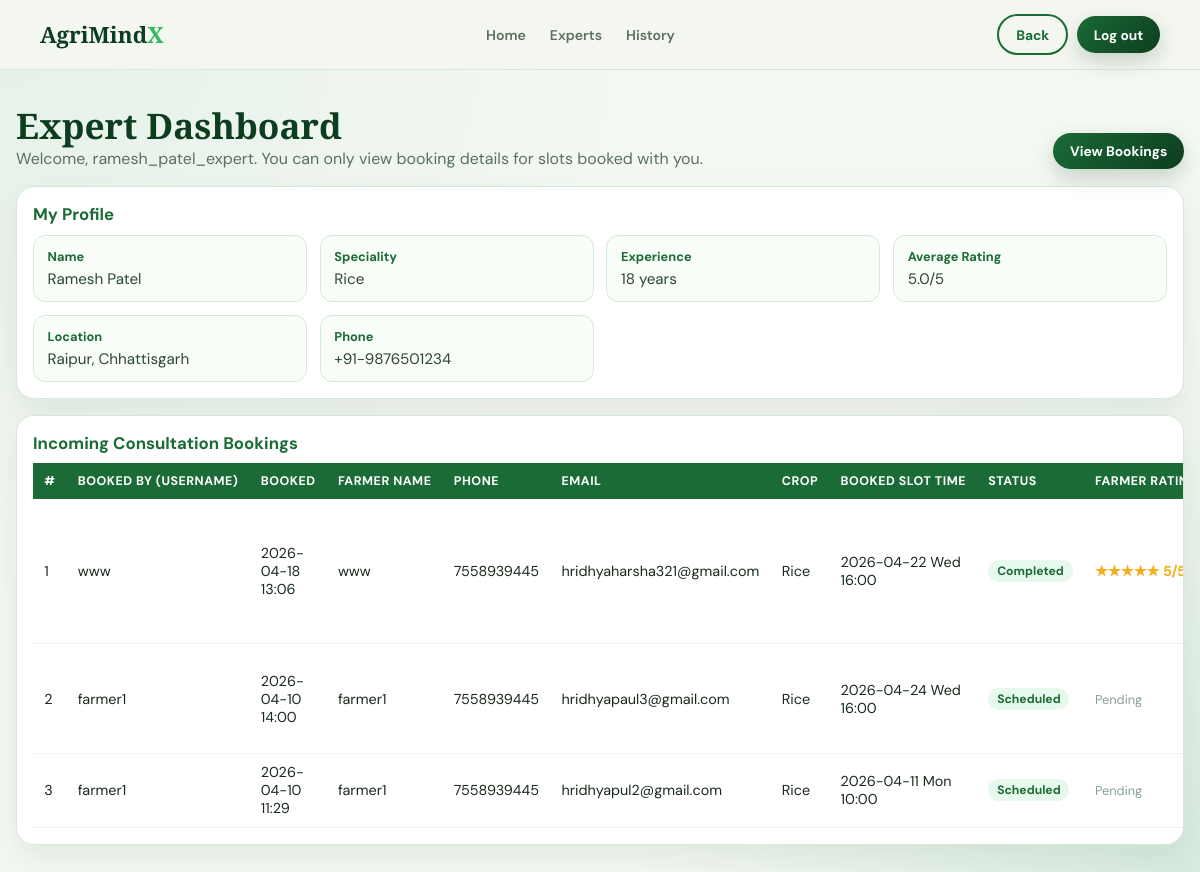
The page /expert/dashboard (signed in) on the database its author committed.
### app.py (models this page shows)
class User(db.Model):
    id             = db.Column(db.Integer, primary_key=True)
    username       = db.Column(db.String(80), unique=True, nullable=False)
    email          = db.Column(db.String(120), unique=True, nullable=True)
    password_hash  = db.Column(db.String(255), nullable=False)
    role           = db.Column(db.String(20), nullable=False, default="member")
    created_at     = db.Column(db.DateTime, default=datetime.utcnow)

class ExpertFarmer(db.Model):
    id                 = db.Column(db.Integer, primary_key=True)
    user_id            = db.Column(db.Integer, db.ForeignKey("user.id"), nullable=True)
    name               = db.Column(db.String(120), nullable=False)
    crop_speciality    = db.Column(db.String(80), nullable=False, index=True)
    experience_years   = db.Column(db.Integer, nullable=False)
    district           = db.Column(db.String(80), nullable=False)
    state              = db.Column(db.String(80), nullable=False)
    rating             = db.Column(db.Float, nullable=False, default=4.5)
    phone              = db.Column(db.String(20), nullable=False)
    available_slots    = db.Column(db.Text, nullable=False)
    user = db.relationship("User", backref="expert_profile")

class FarmerBooking(db.Model):
    id                 = db.Column(db.Integer, primary_key=True)
    created_at         = db.Column(db.DateTime, default=datetime.utcnow)
    created_by_username = db.Column(db.String(80), index=True)
    farmer_name        = db.Column(db.String(120), nullable=False)
    farmer_phone       = db.Column(db.String(20), nullable=False)
    farmer_email       = db.Column(db.String(120), nullable=False)
    crop               = db.Column(db.String(80), nullable=False)
    question           = db.Column(db.Text, nullable=False)
    preferred_date     = db.Column(db.String(20), nullable=False)
    preferred_time     = db.Column(db.String(20), nullable=False)
    expert_farmer_id   = db.Column(db.Integer, db.ForeignKey("expert_farmer.id"), nullable=False)
    status             = db.Column(db.String(20), nullable=False, default="Scheduled")
    rating_stars       = db.Column(db.Integer, nullable=True)
    rating_updated_at  = db.Column(db.DateTime, nullable=True)
    expert_farmer = db.relationship("ExpertFarmer", backref="bookings")

### app.py (the view)
@app.route("/expert/dashboard")
@role_required("expert")
def expert_dashboard():
    current_user = get_current_user()
    expert = ExpertFarmer.query.filter_by(user_id=current_user.id).first()
    if expert is None:
        flash("Expert profile not found.", "auth")
        return redirect(url_for("home"))
    bookings = (FarmerBooking.query
                .filter_by(expert_farmer_id=expert.id)
                .order_by(FarmerBooking.created_at.desc())
                .limit(50)
                .all())
    return render_template("expert_dashboard.html", bookings=bookings, expert=expert, current_user=current_user)

### app.py (called while the page is built)
def get_current_user():
    user_id = session.get("user_id")
    if not user_id:
        return None
    return db.session.get(User, user_id)

def role_required(*roles):
    def decorator(view):
        @wraps(view)
        def wrapped(*args, **kwargs):
            current_user = get_current_user()
            if current_user is None:
                flash("Please log in first.", "auth")
                return redirect(url_for("login"))
            if current_user.role not in roles:
                flash("You do not have access to this page.", "auth")
                return redirect(url_for("home"))
            return view(*args, **kwargs)
        return wrapped
    return decorator

@app.context_processor
def inject_user_context():
    current_user = get_current_user()
    def get_user_bookings(username):
        """Retrieve all bookings for a user, ordered by date (newest first)"""
        bookings = FarmerBooking.query.filter_by(created_by_username=username).order_by(FarmerBooking.created_at.desc()).all()
        return bookings
    return {
        "session_user": current_user,
        "is_authenticated": current_user is not None,
        "get_user_bookings": get_user_bookings,
    }

### templates/expert_dashboard.html (shortened to what this page needs)
<!DOCTYPE html>
<html lang="en">
<head>
</head>
<body>
  <nav>
    <a class="logo" href="{{ url_for('home') }}">AgriMind<span>X</span></a>
    <ul class="nav-links">
      <li><a href="{{ url_for('home') }}">Home</a></li>
      <li><a href="{{ url_for('farmers') }}">Experts</a></li>
      <li><a href="{{ url_for('history') }}">History</a></li>
    </ul>
    <div class="nav-actions">
      <a class="btn btn-ghost" href="{{ url_for('home') }}">Back</a>
      <a class="btn" href="{{ url_for('logout') }}">Log out</a>
    </div>
  </nav>
  <div class="wrap">
    <div class="hero">
      <div>
        <h1>Expert Dashboard</h1>
        <p>Welcome, {{ current_user.username }}. You can only view booking details for slots booked with you.</p>
      </div>
      <div style="display:flex;gap:.6rem;align-items:center;flex-wrap:wrap;">
        <a class="btn" href="#my-bookings">View Bookings</a>
      </div>
    </div>
    <div class="card" style="margin-bottom:1rem;">
      <h2 style="color:#1a6b35;font-size:1.05rem;margin-bottom:.6rem;">My Profile</h2>
      <div class="profile-grid">
        <div class="profile-item">
          <h3>Name</h3>
          <p>{{ expert.name }}</p>
        </div>
        <div class="profile-item">
          <h3>Speciality</h3>
          <p>{{ expert.crop_speciality }}</p>
        </div>
        <div class="profile-item">
          <h3>Experience</h3>
          <p>{{ expert.experience_years }} years</p>
        </div>
        <div class="profile-item">
          <h3>Average Rating</h3>
          <p>{{ expert.rating }}/5</p>
        </div>
        <div class="profile-item">
          <h3>Location</h3>
          <p>{{ expert.district }}, {{ expert.state }}</p>
        </div>
        <div class="profile-item">
          <h3>Phone</h3>
          <p>{{ expert.phone }}</p>
        </div>
      </div>
    </div>
    <div class="card" id="my-bookings">
      <h2 style="color:#1a6b35;font-size:1.05rem;margin-bottom:.6rem;">Incoming Consultation Bookings</h2>
      {% if bookings %}
      <table>
        <thead>
          <tr>
            <th>#</th>
            <th>Booked By (Username)</th>
            <th>Booked</th>
            <th>Farmer Name</th>
            <th>Phone</th>
            <th>Email</th>
            <th>Crop</th>
            <th>Booked Slot Time</th>
            <th>Status</th>
            <th>Farmer Rating</th>
          </tr>
        </thead>
        <tbody>
          {% for b in bookings %}
          <tr>
            <td>{{ loop.index }}</td>
            <td>{{ b.created_by_username if b.created_by_username else 'N/A' }}</td>
            <td>{{ b.created_at.strftime('%Y-%m-%d %H:%M') }}</td>
            <td>{{ b.farmer_name }}</td>
            <td>{{ b.farmer_phone }}</td>
            <td>{{ b.farmer_email }}</td>
            <td>{{ b.crop }}</td>
            <td>{{ b.preferred_date }} {{ b.preferred_time }}</td>
            <td><span class="badge">{{ b.status }}</span></td>
            <td>
              {% if b.rating_stars %}
              <span style="color:#f2b01e;font-weight:700;">
                {% for _ in range(b.rating_stars) %}★{% endfor %}{% for _ in range(5 - b.rating_stars) %}<span style="opacity:.25;">★</span>{% endfor %}
                {{ b.rating_stars }}/5
              </span>
              {% else %}
              <span style="color:#8aa095;font-size:.8rem;">Pending</span>
              {% endif %}
            </td>
          </tr>
          {% endfor %}
        </tbody>
      </table>
      {% else %}
      <div class="empty">No consultation bookings yet. Check back later!</div>
      {% endif %}
    </div>
  </div>
</body>
</html>

### templates/expert_dashboard.html (style rules this page uses)
* { box-sizing:border-box;margin:0;padding:0 }
body { font-family:'DM Sans',sans-serif; color:#1a2a1d; background: radial-gradient(circle at 0% 0%, #e4f1e8 0%, transparent 42%), radial-gradient(circle at 100% 100%, #d8eadf 0%, transparent 38%), #f4f8f2; padding:6.6rem 1rem 2rem; }
.wrap { max-width:1180px;margin:0 auto }
nav { position:fixed;top:0;left:0;right:0;z-index:200; display:flex;align-items:center;justify-content:space-between; padding:.9rem 2.5rem; background:rgba(244,247,240,.94);backdrop-filter:blur(16px); border-bottom:1px solid #d6e8da; }
.logo { font-family:'Playfair Display',serif;font-size:1.4rem;font-weight:900; color:#0d3d1f;text-decoration:none; }
.logo span { color:#2dbb5d }
.nav-links { display:flex;gap:1.5rem;list-style:none }
.nav-links a { text-decoration:none;color:#5a7060;font-size:.88rem;font-weight:600 }
.nav-actions { display:flex;align-items:center;gap:.55rem;flex-wrap:wrap }
.btn { display:inline-flex;align-items:center;justify-content:center; background:linear-gradient(135deg,#1a6b35,#0d3d1f); color:#fff!important;border:none;border-radius:999px;padding:.58rem 1.05rem; font-size:.86rem;font-weight:700;text-decoration:none;box-shadow:0 8px 20px rgba(13,61,31,.2); transition:transform .2s, box-shadow .2s; }
.btn-ghost { background:transparent;color:#1a6b35!important;border:2px solid #1a6b35;box-shadow:none }
.hero { display:flex;justify-content:space-between;align-items:end;gap:1rem;flex-wrap:wrap;margin-bottom:1.05rem }
h1 { font-family:'Playfair Display',serif;color:#0d3d1f;font-size:2.2rem;line-height:1.1 }
.hero p { color:#5a7060;margin-top:.25rem }
.card { background:#fff;border:1px solid #d6e8da;border-radius:18px;padding:1rem;overflow:auto;box-shadow:0 12px 32px rgba(13,61,31,.08) }
.profile-grid { display:grid;grid-template-columns:repeat(auto-fit,minmax(220px,1fr));gap:.8rem }
.profile-item { background:#f9fdf7;border:1px solid #d6e8da;border-radius:12px;padding:.75rem .85rem }
.profile-item h3 { font-size:.8rem;color:#1a6b35;margin-bottom:.25rem }
.profile-item p { color:#2d4733;font-size:.95rem }
table { width:100%;border-collapse:collapse;font-size:.9rem }
th { background:#1a6b35;color:#fff;text-align:left;padding:.62rem .7rem;white-space:nowrap;text-transform:uppercase;font-size:.78rem;letter-spacing:.04em }
td { padding:.58rem .7rem;border-bottom:1px solid #edf5f0 }
.badge { display:inline-block;padding:.2rem .55rem;border-radius:999px;background:#e7f8ec;color:#1a6b35;font-weight:700;font-size:.76rem }

### rows shown on the page
User: username "ramesh_patel_expert"
ExpertFarmer: name "Ramesh Patel", crop_speciality "Rice", experience_years "18", rating "5.0", district "Raipur", state "Chhattisgarh", phone "+91-9876501234"
FarmerBooking: created_by_username "www", created_at "2026-04-18 13:06", farmer_name "www", farmer_phone "7558939445", farmer_email "hridhyaharsha321@gmail.com", crop "Rice", preferred_date "2026-04-22", preferred_time "Wed 16:00", status "Completed", rating_stars "5"
FarmerBooking: created_by_username "farmer1", created_at "2026-04-10 14:00", farmer_name "farmer1", farmer_phone "7558939445", farmer_email "hridhyapaul3@gmail.com", crop "Rice", preferred_date "2026-04-24", preferred_time "Wed 16:00", status "Scheduled", shows "Pending"
FarmerBooking: created_by_username "farmer1", created_at "2026-04-10 11:29", farmer_name "farmer1", farmer_phone "7558939445", farmer_email "hridhyapul2@gmail.com", crop "Rice", preferred_date "2026-04-11", preferred_time "Mon 10:00", status "Scheduled", shows "Pending"
